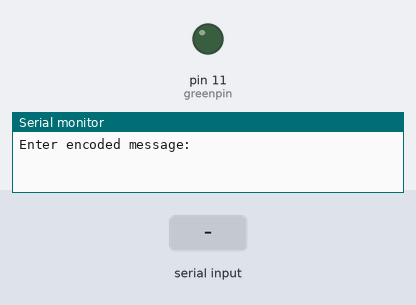
The sketch below on a simulated Arduino Uno, built with avr-gcc and run on an emulated ATmega328P. On the bench: output pins drawn as LEDs (lit = HIGH), the last lines printed to the serial monitor. Inputs (shaded band) come from the test bench.

Above: at 1.2 s.
1.3 s: "." received over Serial
At 2.45 s:
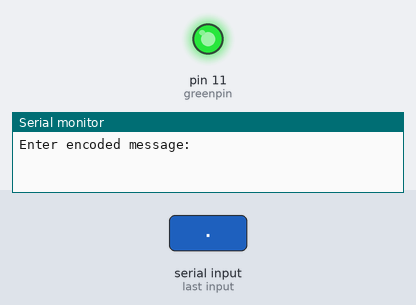
4.1 s: "-" received over Serial
At 6.7 s:
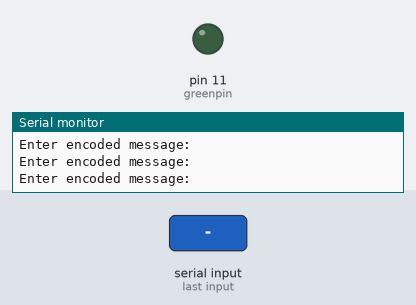
Timing chart, 0 to 8.2 s (numbered marks = the images above; inputs shaded):
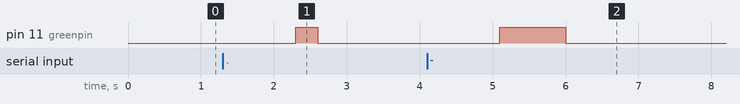

The sketch:

morsecode.ino
```cpp
int greenpin = 11;
int time_unit = 300;
String encoded;

void setup()
{
  Serial.begin(9600);
  pinMode(greenpin, OUTPUT);
}

void loop()
{
  Serial.println("Enter encoded message: ");
  while(Serial.available() == 0){}
  encoded = Serial.readString();

  for(int i = 0; i < encoded.length(); i++){
    //Dots
    if(encoded[i] == '.'){
      digitalWrite(greenpin, HIGH);
      delay(time_unit);
      digitalWrite(greenpin, LOW);
      delay(time_unit); //Pause between letters
    }
    //Dashes
    else if(encoded[i] == '-'){
	  digitalWrite(greenpin, HIGH);
      delay(3*time_unit);
      digitalWrite(greenpin, LOW);
      delay(time_unit); //Pause between letters
    }
    //Spaces between letters
    else if(encoded[i] == ' '){
      delay(2*time_unit); //3-1=2 time units, compensated in dashes and dots
    }
    //Spaces between words
    else if(encoded[i] == '/'){
      delay(6*time_unit); //7-1=6 time units, compensated in dashes and dot
    }
  }
}
```

Measured:
- after the input at 1.3 s, pin 11 (greenpin): LOW → HIGH after 1.0 s, → LOW 0.30 s later
- after the input at 4.1 s, pin 11 (greenpin): LOW → HIGH after 1.0 s, → LOW 0.90 s later
